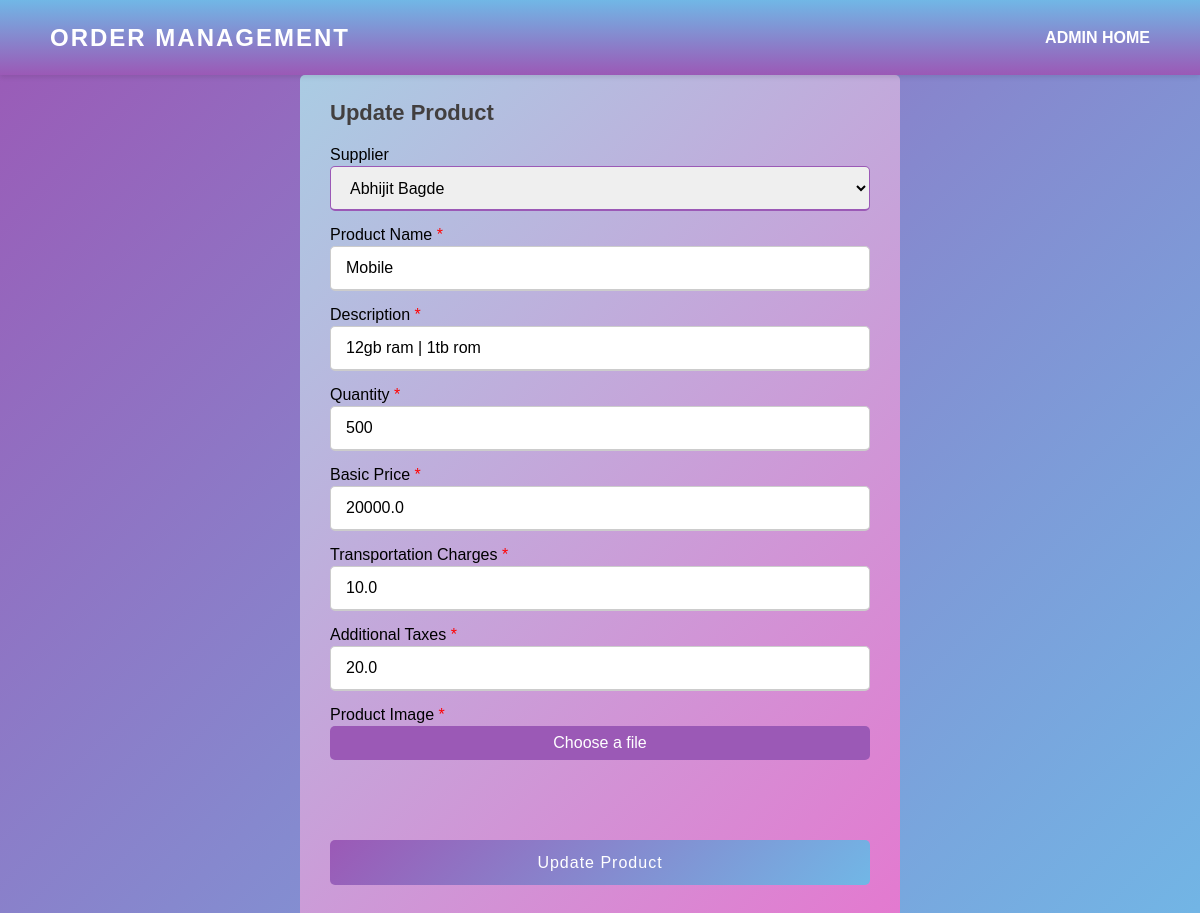
The app's page /update_product/1/ with its own data.
### oms/models.py (models this page shows, shortened)
class Product(models.Model):
    supplier_id = models.ForeignKey('Supplier_Detail',null=True, on_delete=models.SET_NULL)
    product_id = models.AutoField
    product_name = models.CharField(max_length=100)
    quantity = models.IntegerField()
    description = models.TextField()
    basic_price = models.FloatField()
    transportation_charges = models.FloatField()
    additional_taxes = models.FloatField()
    total_amount = models.FloatField()
    created_at = models.DateTimeField(auto_now_add=True)
    image = models.ImageField(upload_to="oms/images", default="")
    class Meta:
        db_table = 'product_master'

class Supplier_Detail(models.Model):
    supplier_name = models.CharField(max_length=300)
    supplier_contact = models.BigIntegerField()
    supplier_address = models.TextField(max_length=200)
    supplier_gst_no = models.CharField(max_length=20)
    available_quantity = models.IntegerField()
    status = models.CharField(
        max_length=30,
        choices=[
            ('Available', 'Available'),
            ('Not Available', 'Not Available'),
        ],
    )
    class Meta:
        db_table = 'supplier_detail'

### oms/views.py (the view, shortened to what this page needs)
# urls.py: path('update_product/<int:id>/', views.update_product, name='update_product'),
def update_product(request, id):
    message = ''
    product = Product.objects.filter(id=id).first()
    return render(request, 'add_product.html', context={"result": message, 'product': product, 'supplier_details': Supplier_Detail.objects.all()})

### oms/templates/add_product.html (shortened to what this page needs)
<!DOCTYPE html>
<html>
<head>
<!DOCTYPE html>
<html>
<head>
</head>
<body>
    <nav>
        <div class="logo">
            <p>Order Management</p>
        </div>
        <ul>
            <li><a href="{% url 'admin_zone' %}">ADMIN HOME</a></li>
        </ul>
    </nav>
    <div class="container">
        <div class="title">{% if product %}Update Product{% else %}Add Product{% endif %}</div>
        <form method="post" action="{% if product %}{% url 'update_product' product.id %}{% else %}{% url 'add_product' %}{% endif %}" enctype="multipart/form-data">
            <div class="user-details">
                <div class="marital-box">
                    <label for="marital-status" class="details">Supplier</label>
                    <select name="supplier_detail_id" id="supplier_detail_id" class="dd" required>
                        {% for supplier_detail in supplier_details %}
                            <option value="{{ supplier_detail.id }}" {% if product and supplier_detail.id == product.supplier_id.id %}selected{% endif %}>{{ supplier_detail.supplier_name }}</option>
                        {% endfor %}
                    </select>
                </div>
                <div class="input-box">
                    <span class="details">Product Name<span style="color: red"> *</span></span>
                    <input type="text" placeholder="Enter Product Name" name="product_name" id="product_name" value="{% if product %}{{ product.product_name }}{% endif %}" required />
                </div>
                <div class="input-box">
                    <span class="details">Description<span style="color: red"> *</span></span>
                    <input type="text" placeholder="Description" name="description" id="description" value="{% if product %}{{ product.description }}{% endif %}" required />
                </div>
                <div class="input-box">
                    <span class="details">Quantity<span style="color: red"> *</span></span>
                    <input type="number" placeholder="Quantity" name="quantity" id="quantity" value="{% if product %}{{ product.quantity }}{% endif %}" required />
                </div>
                <div class="input-box">
                    <span class="details">Basic Price<span style="color: red"> *</span></span>
                    <input type="number" placeholder="Basic Price" name="basic_price" id="basic_price" step="0.01" value="{% if product %}{{ product.basic_price }}{% endif %}" required />
                </div>
                <div class="input-box">
                    <span class="details">Transportation Charges<span style="color: red"> *</span></span>
                    <input type="number" placeholder="Transportation Charges" name="transportation_charges" id="transportation_charges" step="0.01" value="{% if product %}{{ product.transportation_charges }}{% endif %}" required />
                </div>
                <div class="input-box">
                    <span class="details">Additional Taxes<span style="color: red"> *</span></span>
                    <input type="number" placeholder="Additional Taxes" name="additional_taxes" id="additional_taxes" step="0.01" value="{% if product %}{{ product.additional_taxes }}{% endif %}" required />
                </div>
                <div class="input-box">
                    <span class="details">Product Image<span style="color: red"> *</span></span>
                    <div class="file-input">
                        <label for="image" class="file-label">Choose a file</label>
                    </div>
                </div>
            </div>
            <div class="button">
                <input type="submit" value="{% if product %}Update Product{% else %}Add Product{% endif %}" />
            </div>
        </form>
    </div>
</body>
</html>

### oms/templates/add_product.html (style rules this page uses)
* { margin: 0; padding: 0; box-sizing: border-box; font-family: 'Poppins', sans-serif; }
nav { width: 100%; height: 75px; line-height: 75px; padding: 0 50px; position: fixed; background-image: linear-gradient(#71b7e6, #9b59b6); top: 0; left: 0; right: 0; display: flex; justify-content: space-between; z-index: 999; box-shadow: 0px 2px 5px rgba(0, 0, 0, 0.1); }
nav .logo p { font-size: 24px; font-weight: bold; color: white; text-transform: uppercase; letter-spacing: 2px; cursor: pointer; margin: 0; }
nav ul { margin: 0; padding: 0; list-style: none; }
nav ul li { display: inline-block; margin-right: 20px; }
nav ul li:last-child { margin-right: 0; }
nav ul li a { font-size: 16px; text-transform: uppercase; padding: 15 20px; color: white; text-decoration: none; font-weight: bold; }
body { margin-top: 75px; padding: 0 50px; background: linear-gradient(135deg, #9b59b6, #71b7e6); }
.container { max-width: 600px; width: 100%; background: #fff; padding: 25px 30px; border-radius: 5px; background: linear-gradient(135deg, #aacce3, #e577cf); margin: 0 auto; }
.container .title { font-size: 25px; font-weight: 500; position: relative; font-size: 22px; font-weight: bold; text-align: left; color: rgb(66, 63, 63); }
.container .title::before { content: ''; position: absolute; left: 0; bottom: 0; height: 3px; width: 30px; }
.container form { display: flex; flex-direction: column; }
.container form .user-details { margin: 20px 0; }
.user-details .input-box, .marital-box { margin-bottom: 15px; }
.user-details .input-box .details, .marital-box .details { display: block; font-weight: 500; margin-bottom: 2px; }
.user-details .input-box input, .marital-box select.dd { height: 45px; width: 100%; outline: none; border-radius: 5px; border: 1px solid #ccc; padding-left: 15px; font-size: 16px; border-bottom-width: 2px; transition: all 0.3s ease; }
.user-details .input-box input:focus, .marital-box select.dd:focus, .marital-box select.dd:valid { border-color: #9b59b6; }
.container form .button { height: 45px; margin: 45px 0; }
.container form .button input { height: 100%; width: 100%; outline: none; color: #fff; border: none; font-size: 16px; font-weight: 500; border-radius: 5px; letter-spacing: 1px; background: linear-gradient(135deg, #9b59b6, #71b7e6); cursor: pointer; }
.input-box { display: flex; flex-direction: column; }
.input-box .file-input { display: flex; align-items: center; }
.input-box .file-label { flex: 1; padding: 0.5rem; background: #9b59b6; color: white; border-radius: 5px; text-align: center; cursor: pointer; }

### records on screen
Product: supplier_detail_id "Abhijit Bagde", product_name "Mobile", description "12gb ram | 1tb rom", quantity "500", basic_price "20000.0", transportation_charges "10.0", additional_taxes "20.0"
